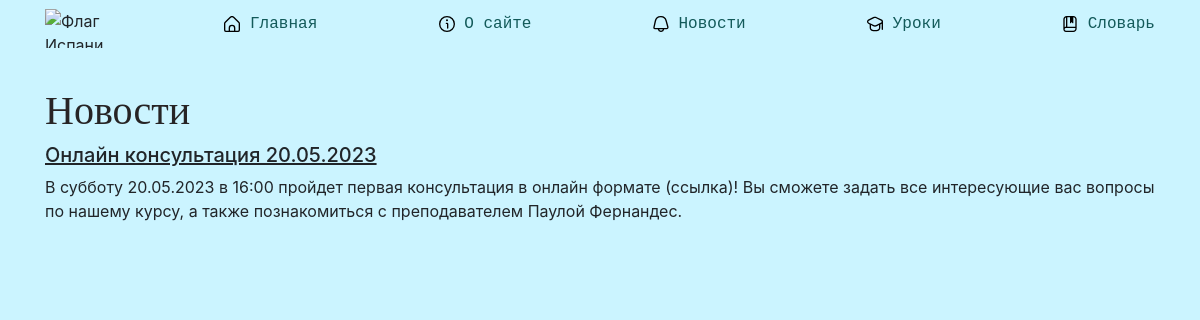
The app's page /news, older data.
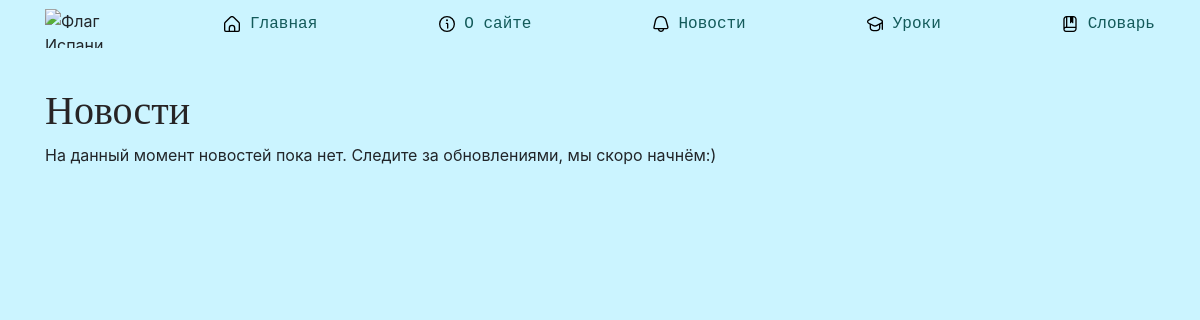
The same page, newer data.
### main/models.py (models this page shows, shortened)
class News(models.Model):
    title = models.CharField('Заголовок', max_length=50)
    content = models.TextField('Содержание')
    class Meta:
        verbose_name = 'Новость'
        verbose_name_plural = 'Новости'

### main/views.py (the view)
# urls.py: path('news', views.news, name="news"),
def news(request):
    new = News.objects.order_by('-id')
    return render(request, "main/news.html", {'title': 'Новости', 'news': new})

### main/templates/main/news.html (shortened to what this page needs)
{% extends "main/base.html" %}
{% block content %}
    <h1>Новости</h1>
    {% if news %}
        {% for el in news %}
            <div>
                <p class="h5 u"><u>{{el.title}}</u></p>
                <p>{{el.content}}</p>
            </div>
        {% endfor %}
    {% else %}
        <p>На данный момент новостей пока нет. Следите за обновлениями, мы скоро начнём:)</p>
    {% endif %}
{% endblock %}

Row changes from the older to the newer data that the page shows:
removed News: title "Онлайн консультация 20.05.2023", content "В субботу 20.05.2023 в 16:00 пройдет первая консультация в онлайн формате (ссылка)! Вы сможете задать все интересующие вас вопросы по нашему курсу, а также познакомиться с преподавателем Паулой Фернандес."
Text that changed along with them:
text now shown: "На данный момент новостей пока нет. Следите за обновлениями, мы скоро начнём:)"
